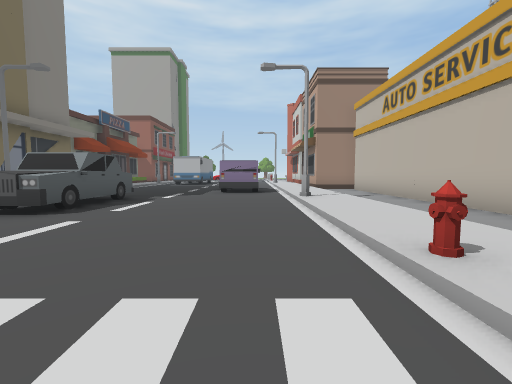
view 1 (above)

24 first-person views from a walk through a Unity game level. The camera is 1.3 m above the floor, tilts 4° down and sees 90° across. The floor is counted in squares, 2 m on a side. Each view is taken from the middle of a square. On the plan, view 1 faces up. The plan holds only what a view shows up to about 9 squares ahead; the rest is blank. The place goes on beyond the plan. Some animated figures are not drawn. Some surface patterns are stand-ins.

view 2
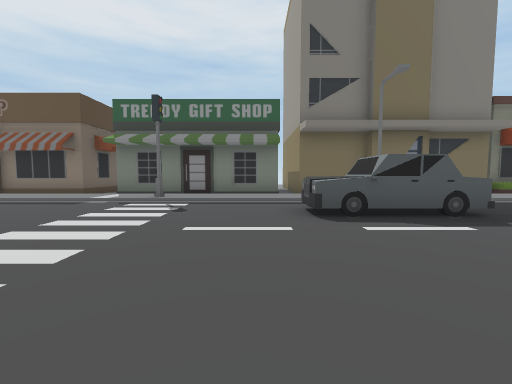

view 3
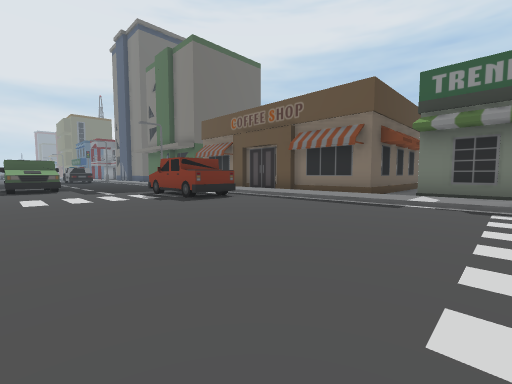

view 4
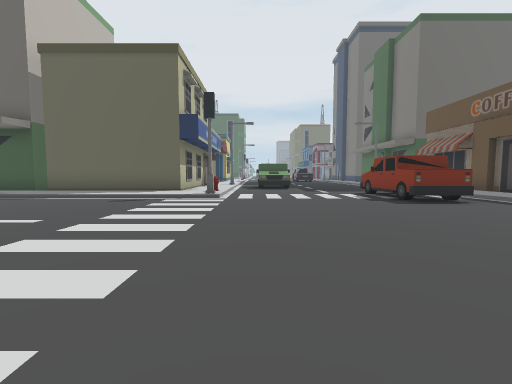

view 5
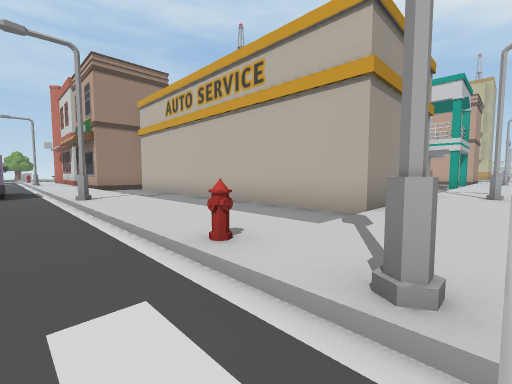

view 6
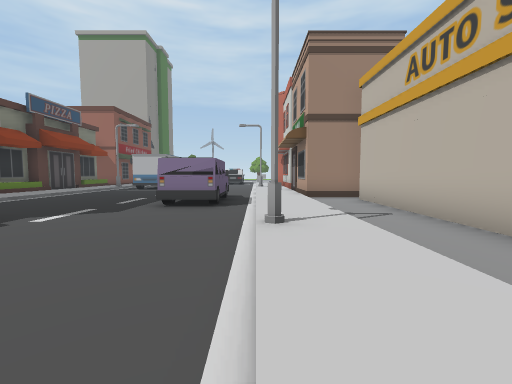

view 7
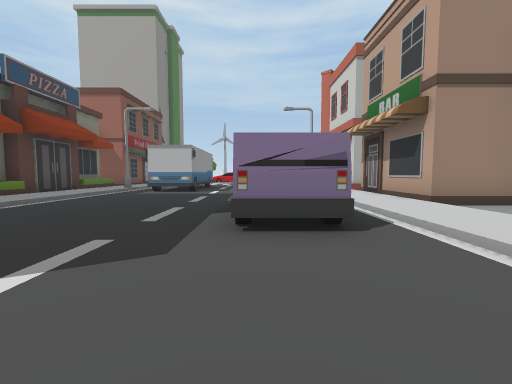

view 8
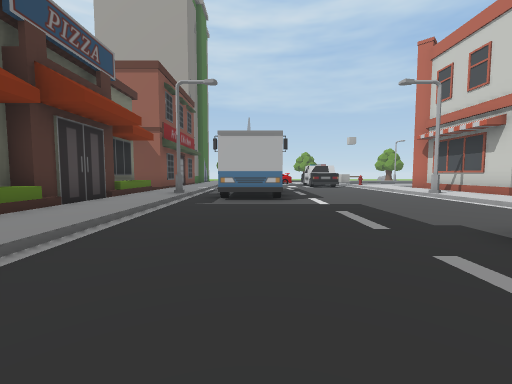

view 9
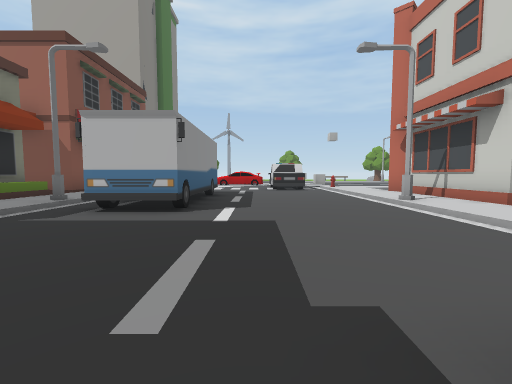

view 10
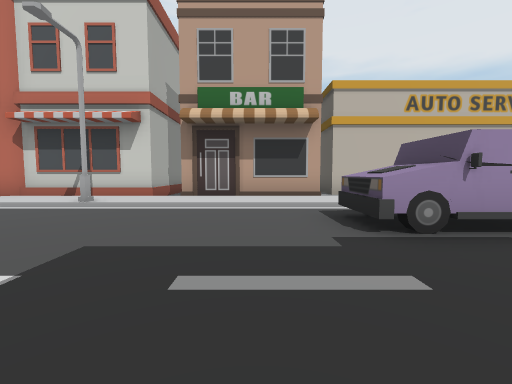

view 11
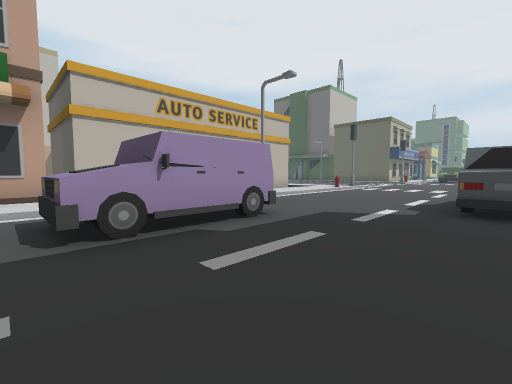

view 12
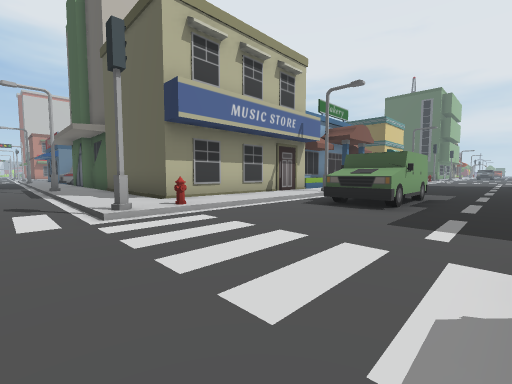

view 13
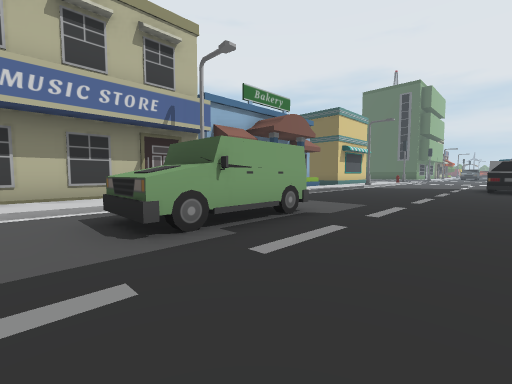

view 14
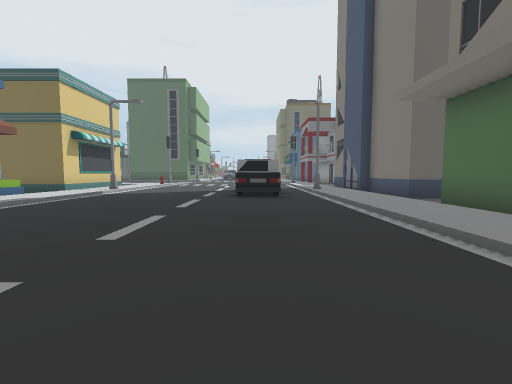

view 15
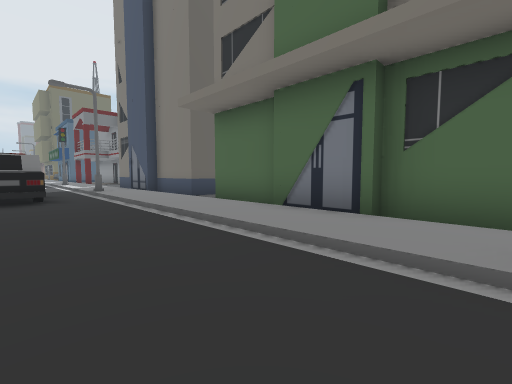

view 16
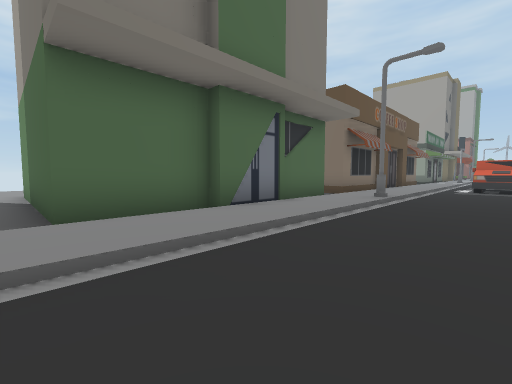

view 17
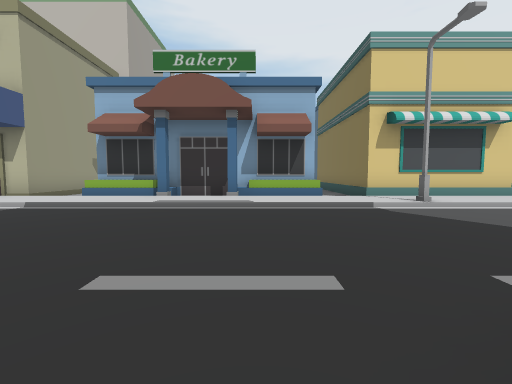

view 18
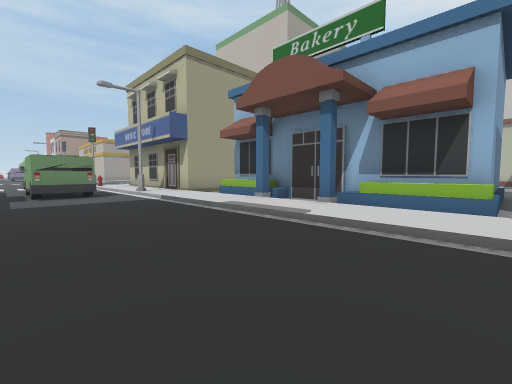

view 19
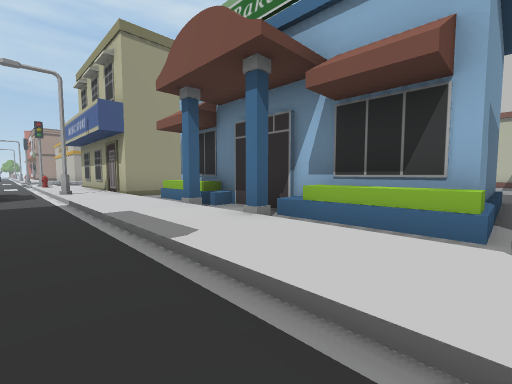

view 20
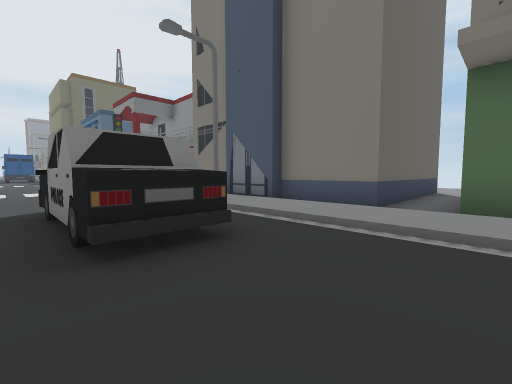

view 21
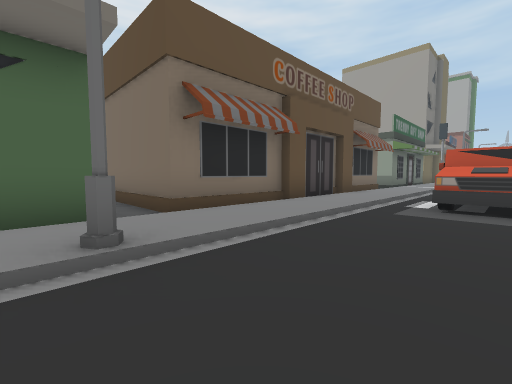

view 22
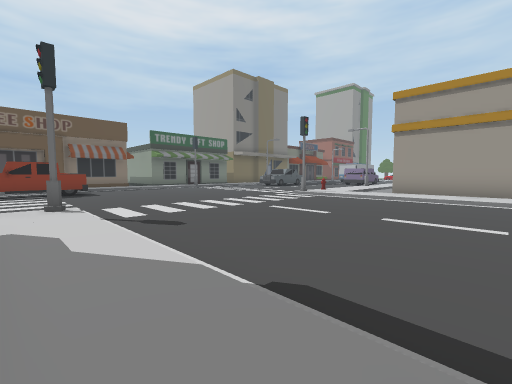

view 23
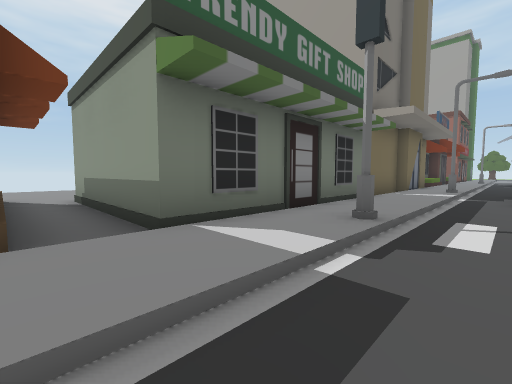

view 24
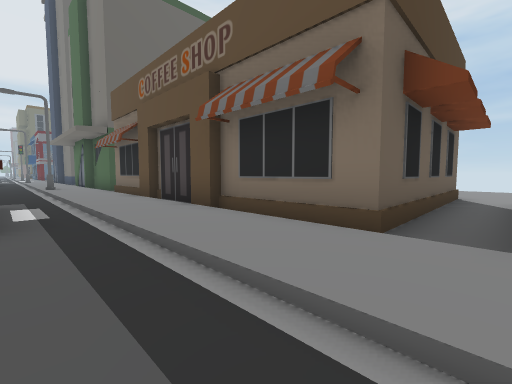

### Floor plan
Key: @ floor where view 1 was taken; # wall or solid block; x gap in a wall; . main floor; : floor 0.25 m higher than the main floor; / step, stairs or slope; ^ raised ledge; O other object.
Columns run from 17 left of view 1 to 7 right of it. Each row starts with its distance up from view 1.
 18           // O..../:#
 17          O:O O....O:#
 16          O:/OO..../:x^^
 15          O:/....../:#
 14          O:/....../:#
 13          O:/....../:#
 12          O:/....../:##
 11          O:/....OO/:..
 10          O /....OO/:.OOOO
  9          O /....OO/:.O
  8          O /....../:.O
  7          O:/.O..../:.O
  6          O:O.O....O:.O
  5       OOOO:/OO..../:.O
  4          #:/.O..../:.O
  3          #:/....../:.O
  2          #:/......O:.OOOO
  1          #:/....../::::::
  0          #:#.....@#/////O
 -1      #####:/.............
 -2 ...../////:/.............
 -3 ....######:/.............
 -4          #:/.............
 -5          #:/.............
 -6          #:/OO...........
 -7          #:/OO....//////O
 -8          #:/OO....O::::::
 -9          #:/OO..../:#####
-10          #:/....../:#
-11          #:/....OO/:#
-12       ####:/....OO/:#
-13          O:O....OOO:#
-14          O:/....O./:###
-15          O:/......///O
-16          O:/......///O
-17          O:/......// O
-18          O:/....../:.O
-19     OOOOOO:/....../:.O
-20     ......:/......///O
-21     OOOOOO:/.O....///OOOO
-22          O:/.O....///////
-23          O:OOO....O:###

Where each view was taken, in squares from view 1:
view 1: 0 up, 0 right, facing up
view 2: 3 up, 1 right, facing left
view 3: 0 up, 0 right, facing down-left
view 4: 0 up, 0 right, facing down
view 5: 0 up, 0 right, facing up-right
view 6: 3 up, 1 right, facing up
view 7: 6 up, 1 left, facing up
view 8: 9 up, 4 left, facing up
view 9: 11 up, 2 left, facing up
view 10: 13 up, 4 left, facing right
view 11: 12 up, 4 left, facing down-right
view 12: 6 down, 3 left, facing down-right
view 13: 10 down, 4 left, facing down-right
view 14: 14 down, 4 left, facing down
view 15: 14 down, 4 left, facing down-left
view 16: 20 down, 4 left, facing up-left
view 17: 20 down, 4 left, facing right
view 18: 22 down, 2 left, facing up-right
view 19: 22 down, 0 right, facing up-right
view 20: 19 down, 3 left, facing down-left
view 21: 14 down, 4 left, facing up-left
view 22: 8 down, 7 right, facing up-left
view 23: 3 down, 5 left, facing up-left
view 24: 2 down, 5 left, facing down-left
